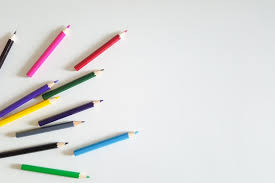
#> input picture digital-image-processing/images/pencils.jpeg, 275 x 183 px, found by its file name
$ jupyter execute DIP_Practical_9.ipynb
#> lines starting #> are read from the running program, lines starting #| are printed output that depends on the picture; after the words box and inside, x2 and y2 are one past the last pixel; in counts of white or black regions, pixels touching at a corner belong together
###**DIP Practical-9**

**Name:** Yesha Pandya

**Enrollment Number:** 23BT04175

**Div:** 1 **Batch:** C

#### **Objective:**

Develop an application to subtract background and foreground using Otzu's algorithm. Also, count the number of objects in the given image.

**Import libraries and image**

[cell 1]
#import libraries needed
import cv2
import numpy as np
from google.colab.patches import cv2_imshow

[cell 2]
#load and show original image
img=cv2.imread('pencils.jpeg')
#> img is the input picture: shape (183, 275, 3); mean B, G, R 217.9, 218.7, 218.6
cv2_imshow(img)

[cell 3]
#convert to grayscale
gray=cv2.cvtColor(img,cv2.COLOR_BGR2GRAY)
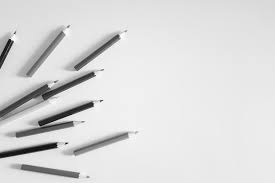
#> gray: shape (183, 275); min 2, max 254, mean 218.6
cv2_imshow(gray)

[cell 4]
# apply Gausian blur to remove high-frequency noise
# this strictly improves the bimodal distribution for Otsu's method.
blur=cv2.GaussianBlur(gray,(5,5),0)
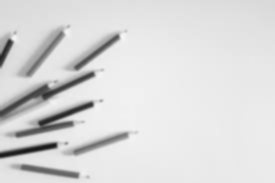
#> blur: shape (183, 275); min 22, max 247, mean 218.6
cv2_imshow(blur)

#### **Otsu's Thresholding for Background/Foreground Separation**
Thresholding is a non-linear operation that converts a grayscale image into a binary image. Standard thresholding requires manually choosing a threshold value.

Otsu's method, however, automates this process by analyzing the image histogram. Otsu's algorithm assumes the image contains two classes of pixels (foreground and background), forming a bimodal histogram. It iterates through all possible threshold values (0-255) and calculates the optimal threshold that minimizes the intra-class variance (the spread of pixels within the background and foreground classes) and maximizes the inter-class variance.

The intra-class variance is given by:

$$\sigma_w^2(t) = \omega_0(t)\sigma_0^2(t) + \omega_1(t)\sigma_1^2(t)$$

Where weights $\omega_0$ and $\omega_1$ are the probabilities of the two classes separated by a threshold $t$, and $\sigma_0^2$ and $\sigma_1^2$ are the variances of these classes.

[cell 5]
print("\nStep 1c: Applying Otsu's Thresholding")
# we use cv2.THRESH_BINARY_INV so objects become white (255) and background becomes black (0).
# This is crucial because OpenCV's contour detection finds white objects on a black background.
# If your image has a dark background and light objects, simply use cv2.THRESH_BINARY.
optimal_threshold, binary_mask = cv2.threshold(blur, 0, 255, cv2.THRESH_BINARY_INV + cv2.THRESH_OTSU)
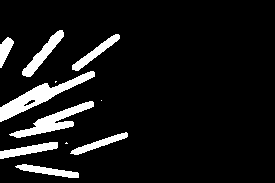
#> binary_mask: shape (183, 275); 9.1% white; 11 white regions (3 under 20 px)
#> optimal_threshold = 171

print(f"Otsu's algorithm calculated the optimal threshold value as: {optimal_threshold}")
#| Otsu's algorithm calculated the optimal threshold value as: 171.0
cv2_imshow(binary_mask)

#### **Object Counting via Contour Detection**

Once the image is effectively binarized (foreground is white, background is black), we can count the objects by finding continuous blobs of white pixels. In Digital Image Processing, this is done using Contour Tracing or Connected Component Analysis.

A contour is a curve joining all the continuous points along a boundary that have the same color or intensity. OpenCV's findContours algorithm scans the binary image topologically to retrieve these boundaries. We use the `RETR_EXTERNAL` retrieval mode to ensure we only count the outermost outlines of the objects, ignoring any holes or internal markings inside them.

[cell 6]
# Find Contours and Count Objects

if img is not None:
    print("Detecting contours to count objects..")

    # find contours on the binary mask
    # RETR_EXTERNAL fetches only the extreme outer contours
    # CHAIN_APPROX_SIMPLE compresses horizontal, vertical, and diagonal segments to save memory
    contours, hierarchy = cv2.findContours(binary_mask, cv2.RETR_EXTERNAL, cv2.CHAIN_APPROX_SIMPLE)
#> contours = 11 contours, 3 with area under 20; largest, box (x1, y1, x2, y2) and area: (0, 71, 95, 122) 1126, (9, 101, 94, 138) 800, (22, 30, 64, 77) 493, (0, 142, 58, 159) 385, (72, 34, 120, 71) 378, (15, 164, 79, 178) 329, (70, 132, 128, 155) 315, (0, 37, 14, 68) 205

    # Count the number of valid objects (Optional: Filter out noise based on area)
    min_object_area = 50 # Minimum pixel area to be considered a valid object (removes tiny noise dots)
    valid_contours = [cnt for cnt in contours if cv2.contourArea(cnt) > min_object_area]
#> valid_contours = 8 contours; box (x1, y1, x2, y2) and area: (0, 71, 95, 122) 1126, (9, 101, 94, 138) 800, (22, 30, 64, 77) 493, (0, 142, 58, 159) 385, (72, 34, 120, 71) 378, (15, 164, 79, 178) 329, (70, 132, 128, 155) 315, (0, 37, 14, 68) 205

    object_count = len(valid_contours)
#> object_count = 8

    print("\nDrawing Contours on Original Image")
    # create a copy of the original image to draw on
    output_img = img.copy()

    # draw all valid contours (-1) in green (0, 255, 0) with a thickness of 2
    cv2.drawContours(output_img, valid_contours, -1, (0, 255, 0), 2)

    # put text on the image displaying the count
    text = f'Total Objects: {object_count}'
#> text = 'Total Objects: 8'
    # Get image dimensions to place text at bottom-left
    img_height, img_width, _ = output_img.shape
#> img_height = 183; img_width = 275
    cv2.putText(output_img, text, (50, img_height - 20), cv2.FONT_HERSHEY_DUPLEX,
                0.7, (0, 0, 0), 2, cv2.LINE_AA)
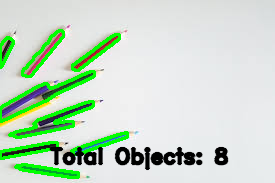
#> output_img: shape (183, 275, 3); mean B, G, R 199, 218.7, 198.9

    cv2_imshow(output_img)

    print(f"RESULT: Successfully detected and counted {object_count} objects.")
#| RESULT: Successfully detected and counted 8 objects.
